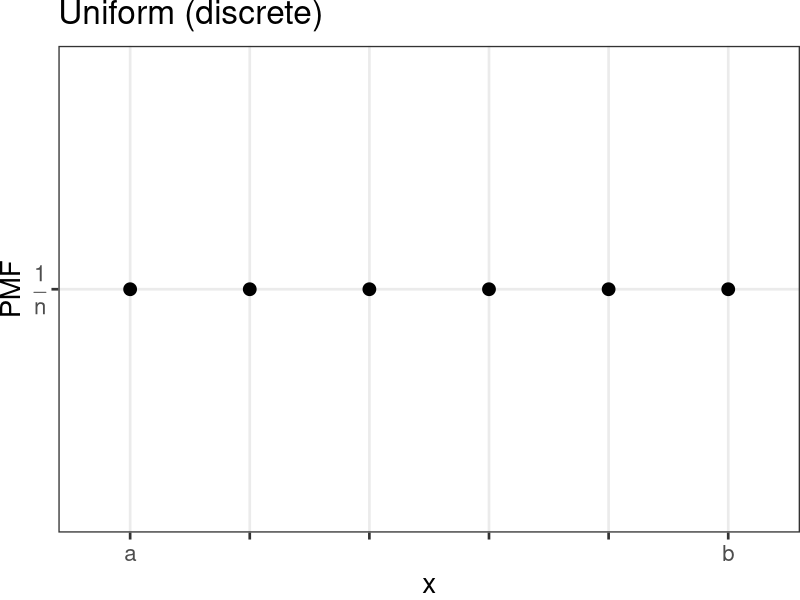
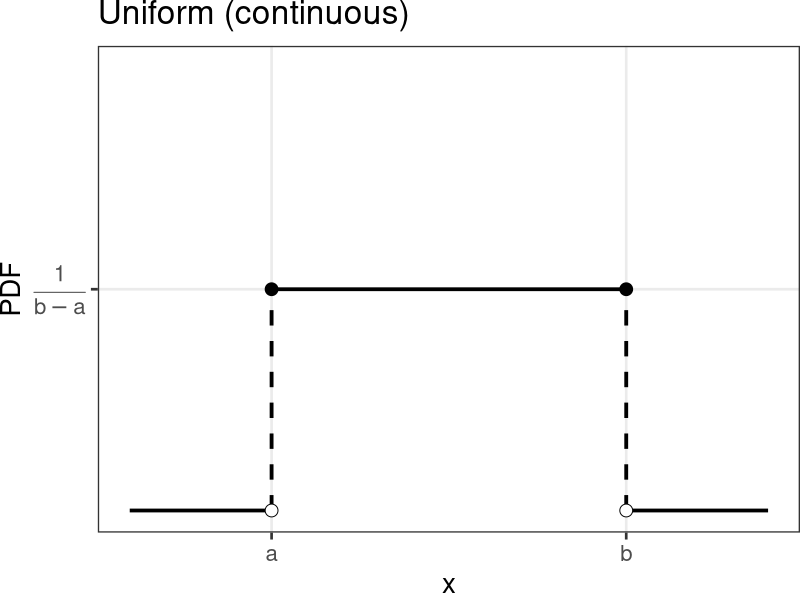
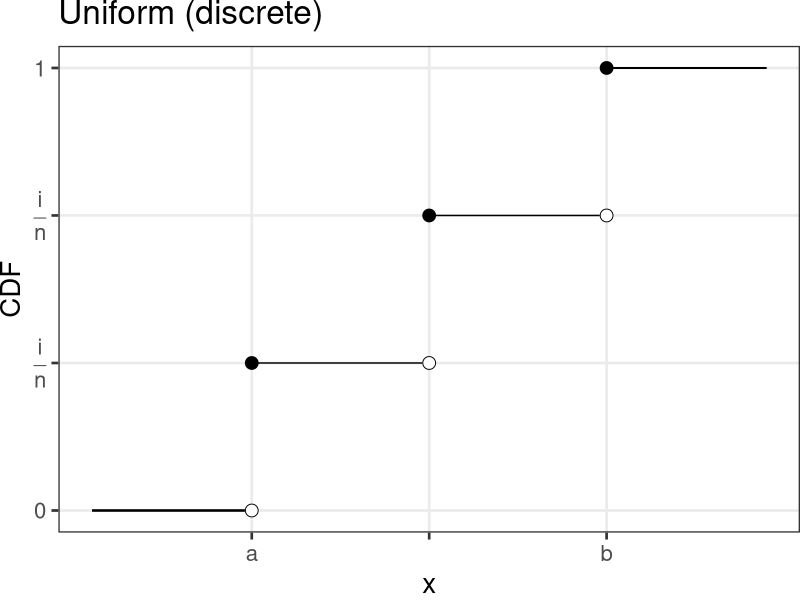
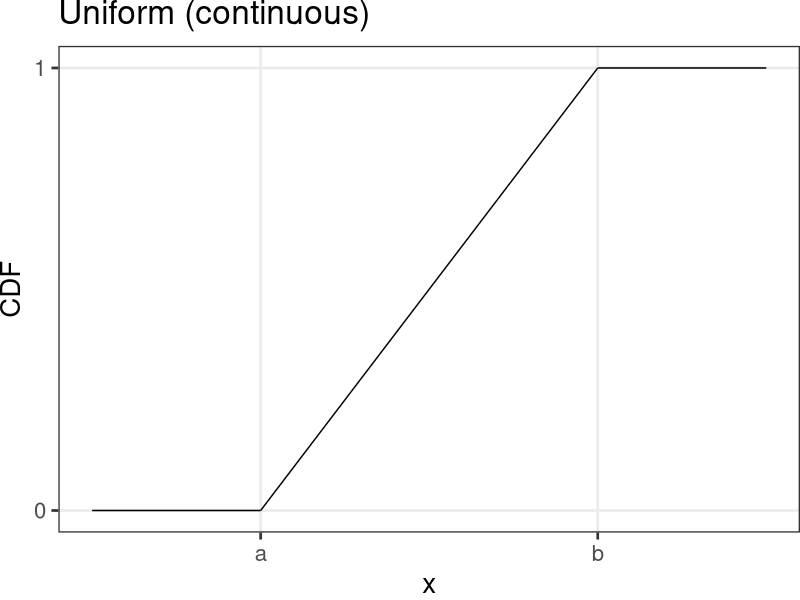
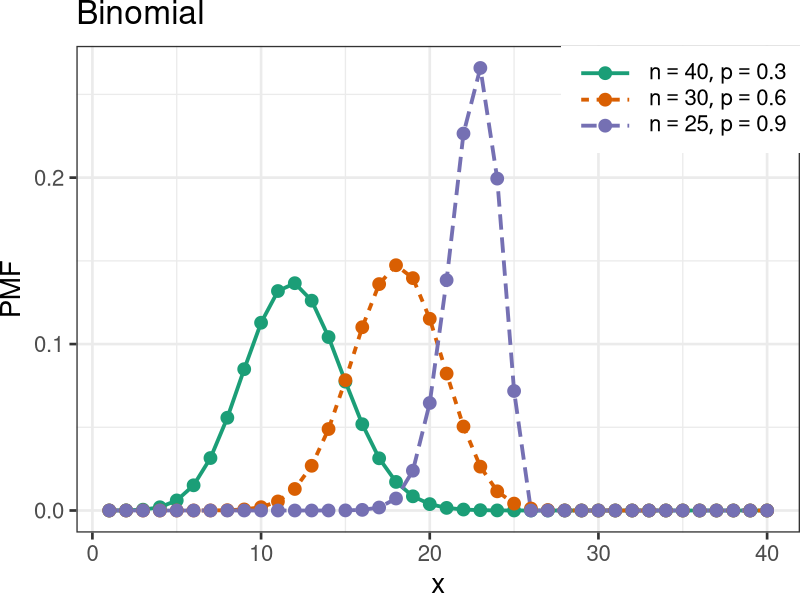
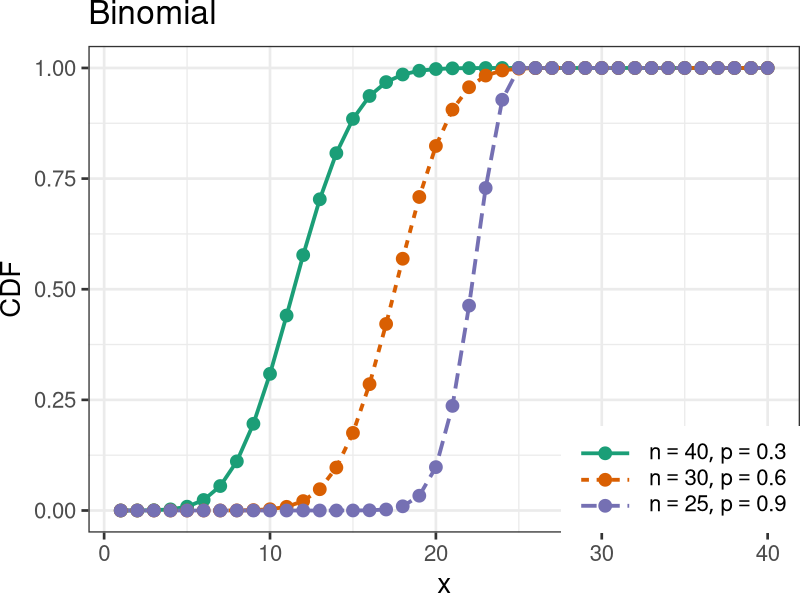
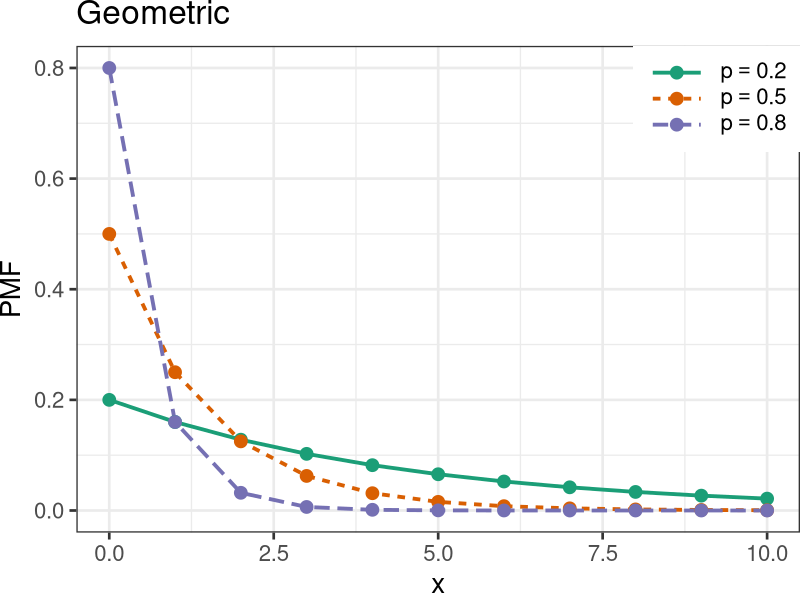
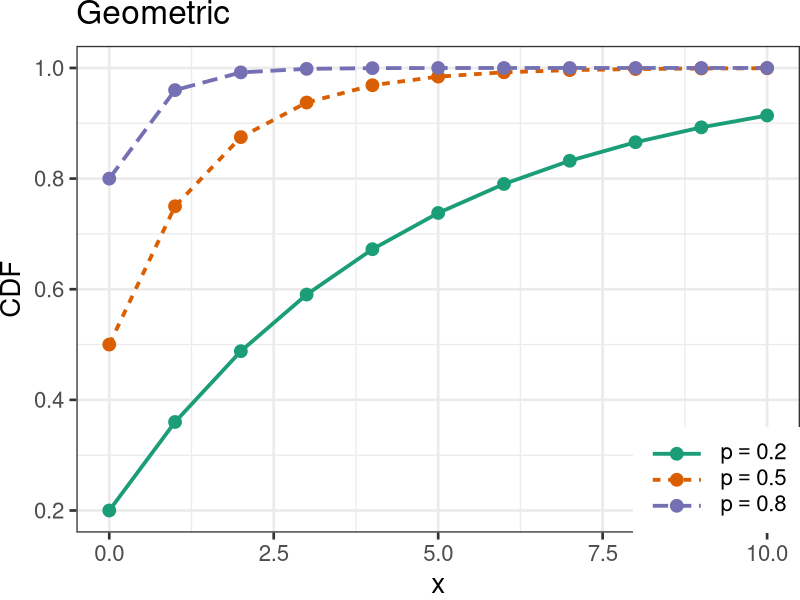

Here is the R script that generated these plots, in order:
# Install needed packages if necessary
needed_packages = c("ggplot2", "reshape2", "grid", "RColorBrewer", "VGAM")
if (length(setdiff(needed_packages, rownames(installed.packages()))) > 0) {
  install.packages(setdiff(needed_packages, rownames(installed.packages())),
                   dependencies=TRUE, repos="http://cran.r-project.org")
}

library(ggplot2)
library(reshape2)
library(grid)
library(RColorBrewer)
library(VGAM) # [dp]pareto

line_width = 1.3
point_size = 4
theme_set(theme_bw(base_size=20))
theme_update(legend.key=element_rect(colour="white"),
             legend.key.width=unit(3, "lines"),
             plot.margin=unit(rep(0, 4), "lines"))

# FIXME: is it possible to move this statement into theme_update?
scale_color_discrete = function(...) scale_color_brewer(..., palette="Dark2")


# --------------------------------------------------------------------------- #

make.dist.fn <- function(mode, dist) {
  if (mode == "cdf")
    eval(parse(text=paste("p", dist, sep="")))
  else if (mode == "pdf" || mode == "pmf")
    eval(parse(text=paste("d", dist, sep="")))
  else
    stop("invalid mode: must be 'cdf' or 'pdf/pmf'")
}

make.data <- function(mode, dist, theta, xseq) {
  dist.fn <- make.dist.fn(mode, dist)
  unary <- function(...) function(x) dist.fn(x, ...)
  data.fns <- apply(theta, 1, function(x) do.call(unary, as.list(t(x))))
  values <- data.frame(sapply(data.fns, function(f) f(xseq)))
  cbind(x=xseq, values)
}

plot.dist <- function(xseq, theta, dist, mode, title, lab.fn) {
  values <- make.data(mode, dist, theta, xseq)
  molten <- melt(values, 1)
  labels <- apply(theta, 1, function(x) do.call(lab.fn, as.list(t(x))))
  p <- ggplot(molten, aes(x=x, y=value, color=variable, linetype=variable)) +
       ggtitle(title) +
       ylab(toupper(mode)) +
       scale_color_discrete(labels=labels) +
       scale_linetype_discrete(labels=labels)

  # We position the legend for CDFs bottom-right and for P[MD]Fs top-right.
  if (mode == "cdf")
    p <- p + theme(legend.title=element_blank(),
                   legend.justification=c(1, 0),
                   legend.position=c(1, 0))
  else
    p <- p + theme(legend.title=element_blank(),
                   legend.justification=c(1, 1),
                   legend.position=c(1, 1))
  p
}

plot.discrete <- function(from, to, ...) {
  xseq <- seq(from, to)
  plot.dist(xseq, ...) +
    geom_line(size=line_width) +
    geom_point(size=point_size)
}

plot.continuous <- function(from, to, ...) {
  xseq <- seq(from, to, by=0.01)
  plot.dist(xseq, ...) +
    geom_line(size=line_width)
}

# --------------------------------------------------------------------------- #

plot.uniform.cdf.discrete <- function() {
  xseq <- 3:7
  x <- melt(as.data.frame(cbind(xseq, ecdf(xseq)(xseq))), 1)
  ggplot(x, aes(x=xseq, y=value)) +
    geom_point(size=point_size) +
    geom_segment(aes(x=xseq, y=value, xend=xseq+1, yend=value)) +
    geom_segment(aes(x=3.1, y=0.2, xend=4, yend=0.2)) +
    geom_segment(aes(x=6, y=0.8, xend=6.9, yend=0.8)) +
    geom_point(aes(x=xseq+1), size=point_size, color="white", shape=19) +
    geom_point(aes(x=xseq+1), size=point_size, shape=1) +
    ggtitle("Uniform (discrete)") +
    labs(x="x", y="CDF") +
    theme(panel.grid.minor=element_blank()) +
    scale_x_continuous(name="x", limits=c(3.1, 6.9), breaks=4:6,
                       labels=c("a", "", "b")) +
    scale_y_continuous(name="CDF", limits=c(0.2, 0.8),
                       breaks=c(0.2, 0.4, 0.6, 0.8),
                       labels=c(0, expression(frac(i, n)),
                                expression(frac(i, n)), 1.0))
}

plot.uniform.cdf.continuous <- function() {
  x <- as.data.frame(rbind(c(0,0,2,0), c(2,0,6,1), c(6,1,8,1)))
  ggplot(x) +
    geom_segment(aes(x=V1, y=V2, xend=V3, yend=V4)) +
    ggtitle("Uniform (continuous)") +
    labs(x="x", y="CDF") +
    theme(panel.grid.minor=element_blank()) +
    scale_x_continuous(breaks=c(2,6), labels=c("a", "b")) +
    scale_y_continuous(limits=0:1, breaks=0:1, labels=0:1)
}

plot.uniform.pmf <- function() {
  xseq <- 3:8
  ggplot(data.frame(x0=factor(xseq), x1=xseq, y0=0, y1=0.5)) +
    aes(x=x0, y=y1) +
    geom_point(size=point_size) +
#    geom_segment(aes(x=x1, xend=x1, y=y0, yend=y1), linetype="dashed") +
    labs(title="Uniform (discrete)") +
    theme(panel.grid.minor=element_blank()) +
    scale_x_discrete(name="x",
                     breaks=xseq,
                     limits=1:10,
                     labels=c("a", rep("", length(xseq)-2), "b")) +
    scale_y_continuous(name="PMF",
                       breaks=0.5,
                       limits=0:1,
                       labels=expression(frac(1, n)))
}

plot.uniform.pdf <- function() {
  solid <- data.frame(x0=c(1, 3,   8),
                      x1=c(3, 8,  10),
                      y0=c(0, 0.5, 0),
                      y1=c(0, 0.5, 0))
  dashed <- data.frame(x0=c(solid[1,2], solid[3,1]),
                       x1=c(solid[1,2], solid[2,2]),
                       y0=c(solid[1,3], solid[3,3]),
                       y1=c(solid[2,3], solid[2,4]))
  filled <- data.frame(x=c(solid[2,1], solid[3,1]),
                       y=c(solid[2,3], solid[2,3]))
  hollow <- data.frame(x=c(solid[2,1], solid[3,1]),
                       y=c(solid[1,3], solid[3,3]))

  ggplot(solid) +
    geom_segment(aes(x=x0, xend=x1, y=y0, yend=y1), size=line_width) +
    geom_segment(data=dashed,
                 aes(x=x0, xend=x1, y=y0, yend=y1),
                 size=line_width,
                 linetype="dashed") +
    geom_point(data=filled, aes(x=x, y=y), size=point_size) +
    geom_point(data=hollow, aes(x=x, y=y), size=point_size, shape=21,
               fill="white") +
    theme(panel.grid.minor=element_blank()) +
    ggtitle("Uniform (continuous)") +
    scale_x_continuous(name="x",
                       breaks=c(solid[1,2], solid[3,1]),
                       limits=c(solid[1,1], solid[3,2]),
                       labels=c("a", "b")) +
    scale_y_continuous(name="PDF",
                       breaks=solid[2,3],
                       limits=0:1,
                       labels=expression(frac(1, b-a)))
}

# --------------------------------------------------------------------------- #

plot.binomial = function(mode, xmin=1, xmax=40,
                         theta=data.frame(n=c(40, 30, 25), p=c(0.3, 0.6, 0.9)),
                         title="Binomial") {
  lab.fn <- function(x, y) substitute(list(n==i, p==j), list(i=x, j=y))
  plot.discrete(xmin, xmax, theta, "binom", mode, title, lab.fn)
}

plot.geometric <- function(mode, xmin=0, xmax=10,
                           theta=data.frame(p=c(0.2, 0.5, 0.8)),
                           title="Geometric") {
  lab.fn <- function(x) substitute(p==i, list(i=x))
  plot.discrete(xmin, xmax, theta, "geom", mode, title, lab.fn)
}

plot.poisson <- function(mode, xmin=0, xmax=20,
                         theta=data.frame(lambda=c(1,4,10)),
                         title="Poisson") {
  lab.fn <- function(x) substitute(lambda==i, list(i=x))
  plot.discrete(xmin, xmax, theta, "pois", mode, title, lab.fn)
}

# --------------------------------------------------------------------------- #

plot.normal <- function(mode, xmin=-5, xmax=5,
                        theta=data.frame(mu=c(0,0,0,-2), s2=c(0.2,1,5,0.5)),
                        title="Normal") {
  lab.fn <- function(x, y) substitute(list(mu==i, sigma^2==j), list(i=x, j=y))
  plot.continuous(xmin, xmax, theta, "norm", mode, title, lab.fn)
}

plot.lognormal <- function(mode, xmin=0, xmax=3,
                          theta=data.frame(mu=c(0,2,0,1/2,1/4,1/8),
                              s2=c(3,2,1,1,1,1)), title="Log-Normal") {
  lab.fn <- function(x, y) substitute(list(mu==i, sigma^2==j), list(i=x, j=y))
  p <- plot.continuous(xmin, xmax, theta, "lnorm", mode, title, lab.fn)
  if (mode == "cdf")
    p <- p + theme(legend.justification=c(0, 1), legend.position=c(0, 1))

  p
}

plot.student <- function(mode, xmin=-5, xmax=5,
                         theta=data.frame(c(1,2,5,Inf)),
                         title=expression(bold("Student\'s") ~ italic(t))) {
  lab.fn <- function(x) {
    if (x == Inf)
      quote(nu==infinity)
    else
      substitute(nu==i, list(i=x))
  }

  plot.continuous(xmin, xmax, theta, "t", mode, title, lab.fn)
}

plot.chisquare <- function(mode, xmin=0, xmax=8,
                           theta=data.frame(1:5),
                           title=expression(chi^2)) {
  lab.fn <- function(x) substitute(k==i, list(i=x))
  plot.continuous(xmin, xmax, theta, "chisq", mode, title, lab.fn)
}

plot.f <- function(mode, xmin=0, xmax=5,
                   theta=data.frame(d1=c(1,2,5,100,100), d2=c(1,1,2,1,100)),
                   title="F") {
  lab.fn <- function(x, y) substitute(list(d[1]==i, d[2]==j), list(i=x, j=y))
  plot.continuous(xmin, xmax, theta, "f", mode, title, lab.fn)
}

plot.exp <- function(mode, xmin=0, xmax=5,
                     theta=data.frame(c(2,1,0.4)),
                     title="Exponential") {
  lab.fn <- function(x) substitute(beta==i, list(i=x))
  plot.continuous(xmin, xmax, theta, "exp", mode, title, lab.fn)
}

plot.gamma <- function(mode, xmin=0, xmax=20,
                       theta=data.frame(a=c(1,2,3,5,9), b=c(2,2,2,1,0.5)),
                       title="Gamma") {
  lab.fn <- function(x, y) substitute(list(alpha==i, beta==j), list(i=x, j=y))
  plot.continuous(xmin, xmax, theta, "gamma", mode, title, lab.fn)
}

dinvgamma <- function(x, shape = 1, rate = 1, scale = 1/rate, log = FALSE) {
  logval <- shape * log(rate) - lgamma(shape) - (shape+1) * log(x) - rate/x
  if (log)
    logval
  else
    exp(logval)
}

pinvgamma <- function(q, shape = 1, rate = 1, scale = 1/rate,
                      lower.tail = TRUE, log.p = FALSE) {
  pgamma(1 / q, shape, rate, scale, !lower.tail, log.p)
}

plot.invgamma <- function(mode, xmin=0, xmax=5,
                          theta=data.frame(a=c(1,2,3,3), b=c(1,1,1,0.5)),
                          title="Inverse Gamma") {
  lab.fn <- function(x, y) substitute(list(alpha==i, beta==j), list(i=x, j=y))
  plot.continuous(xmin, xmax, theta, "invgamma", mode, title, lab.fn)
}

#plot.dirichlet = function()
#{
#  require(MCMCpack)
#
#  a = list(c(6,2,2), c(3,7,5), c(6,2,6), c(2,3,4))
#  seqs = seq(0, 15, by=0.01) # FIXME: choose right input
#  f = function(v) ddirichlet(cbind(seqs, seqs, seqs), v)
#
#  # TODO
#  mapply(f, a, b)
#
#  s = function(k) substitute(list(alpha == i), list(i=a[k]))
#  labs = lapply(1:length(a), s)
#}

plot.beta <- function(mode, xmin=0, xmax=1,
                       theta=data.frame(a=c(0.5,5,1,2,2), b=c(0.5,1,3,2,5)),
                       title="Beta") {
  lab.fn <- function(x, y) substitute(list(alpha==i, beta==j), list(i=x, j=y))
  p <- plot.continuous(xmin, xmax, theta, "beta", mode, title, lab.fn)

  if (mode == "cdf")
    p <- p + theme(legend.justification=c(0, 1), legend.position=c(0, 1))
  else
    p <- p + theme(legend.justification=c(0.5, 1), legend.position=c(0.5, 1))

  p
}

plot.weibull <- function(mode, xmin=0, xmax=2.5,
                         theta=data.frame(lambda=c(1,1,1,1), k=c(0.5,1,1.5,5)),
                         title="Weibull") {
  lab.fn <- function(x, y) substitute(list(lambda==i, k==j), list(i=x, j=y))
  plot.continuous(xmin, xmax, theta, "weibull", mode, title, lab.fn)
}

plot.pareto <- function(mode, xmin=0.8, xmax=2.5,
                        theta=data.frame(xm=c(1,1,1), a=c(1,2,4)),
                        title="Pareto") {
  lab.fn <- function(x, y) substitute(list(x[m]==i, k==j), list(i=x, j=y))
  plot.continuous(xmin, xmax, theta, "pareto", mode, title, lab.fn)
}

# --------------------------------------------------------------------------- #

store <- function(name, p) {
  ggsave(paste(name, "pdf", sep="."), p)
}

store("uniform-pmf", plot.uniform.pmf())
store("uniform-pdf", plot.uniform.pdf())
store("uniform-cdf-discrete", plot.uniform.cdf.discrete())
store("uniform-cdf-continuous", plot.uniform.cdf.continuous())

store("binomial-pmf", plot.binomial("pmf"))
store("binomial-cdf", plot.binomial("cdf"))
store("geometric-pmf", plot.geometric("pmf"))
store("geometric-cdf", plot.geometric("cdf"))
store("poisson-pmf", plot.poisson("pmf"))
store("poisson-cdf", plot.poisson("cdf"))

store("normal-pdf", plot.normal("pdf"))
store("normal-cdf", plot.normal("cdf"))
store("lognormal-pdf", plot.lognormal("pdf") + ylim(0,1))
store("lognormal-cdf", plot.lognormal("cdf"))
store("student-pdf", plot.student("pdf"))
store("student-cdf", plot.student("cdf"))
store("chisquare-pdf", plot.chisquare("pdf") + ylim(0,1))
store("chisquare-cdf", plot.chisquare("cdf"))
store("f-pdf", plot.f("pdf"))
store("f-cdf", plot.f("cdf"))
store("exponential-pdf", plot.exp("pdf"))
store("exponential-cdf", plot.exp("cdf"))
store("gamma-pdf", plot.gamma("pdf"))
store("gamma-cdf", plot.gamma("cdf"))
store("invgamma-pdf", plot.invgamma("pdf"))
store("invgamma-cdf", plot.invgamma("cdf"))
store("beta-pdf", plot.beta("pdf"))
store("beta-cdf", plot.beta("cdf"))
store("weibull-pdf", plot.weibull("pdf"))
store("weibull-cdf", plot.weibull("cdf"))
store("pareto-pdf", plot.pareto("pdf"))
store("pareto-cdf", plot.pareto("cdf"))
